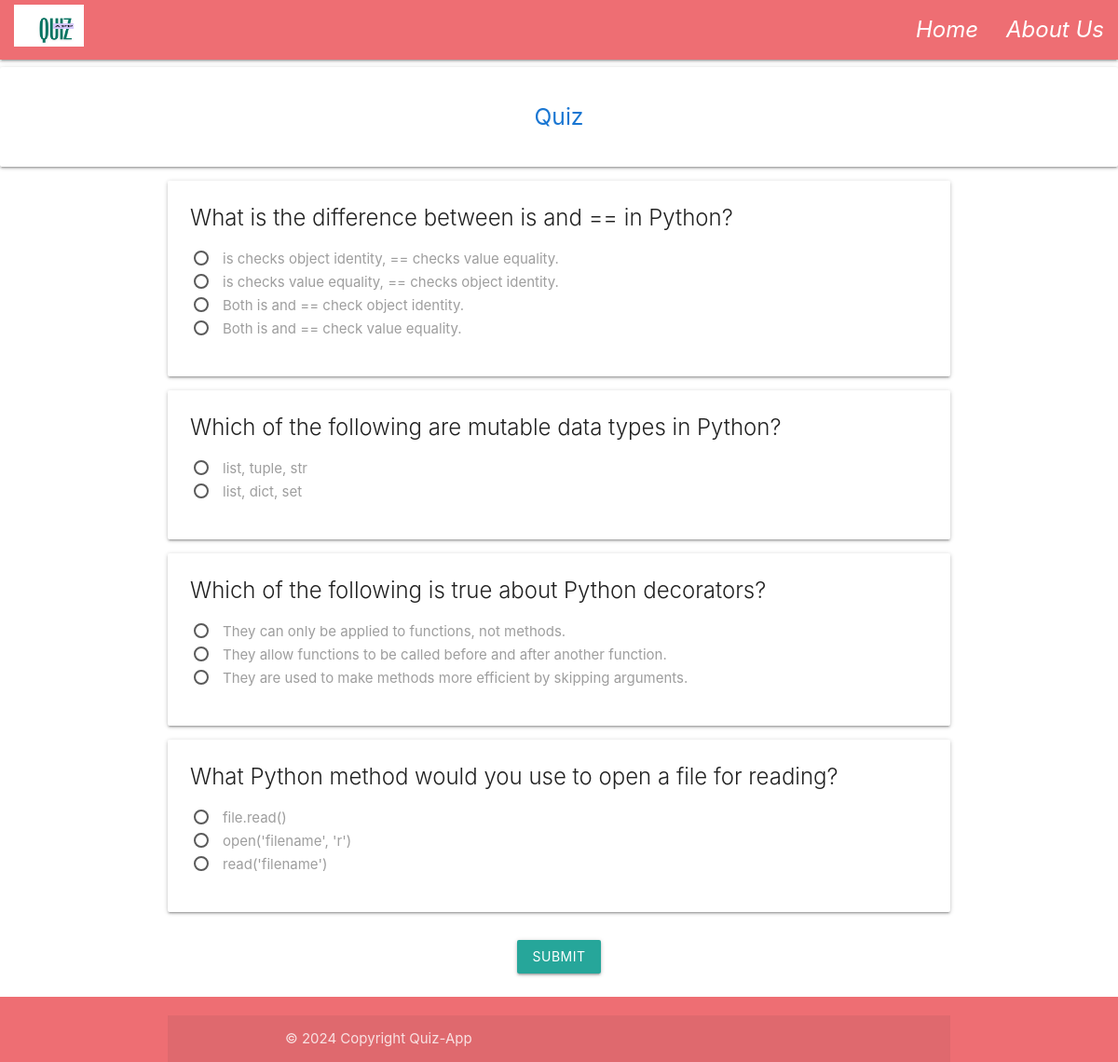
The page /feedback/1/ on the database its author committed.
### home/models.py (models this page shows, shortened)
class questions(models.Model):
    QUESTION_CHOICES=(("Text","Text"),("BigText","BigText"),("Radio","Radio"),("Checkbox","Checkbox"))
    question=models.CharField(max_length=100)
    question_type=models.CharField(choices=QUESTION_CHOICES,max_length=50,default="Text")

class Options(models.Model):
    question=models.ForeignKey(questions,related_name="options",on_delete=models.CASCADE)
    option_name=models.CharField(max_length=100)
    is_correct = models.BooleanField(default=False)

### home/views.py (the view, shortened to what this page needs)
# urls.py: path('feedback/<id>/',Customer_feedback,name="customer_feedback"),
def Customer_feedback(request,id):
    feedback=CustomerFeddback.objects.get(id=id)
    session_key = request.session.session_key
    user_responses = CustomerResponse.objects.filter(feedback=feedback, session_key=session_key)
    if user_responses.exists():
        return redirect('thank-you', id=feedback.id)
    if not session_key:
        request.session.create()  # Create a session if one does not exist
        session_key = request.session.session_key
    return render(request,'survey.html',{"questions":feedback.question.all()})

### home/templates/survey.html (shortened to what this page needs)
{% extends "base.html"%}
{% block start %}
<div class="card-panel center">
    <span class="blue-text text-darken-2"><h5>Quiz<h5></span>
  </div>
<div class="container">
<form method="post">
    {% for question in questions  %}
    <div class="card">
        <div class="card-content">
            <span class="card-title" >{{question.question}}</span>
            <div class="input-field">
                {% if question.question_type == "Text" %}
                <input required  type="text" name="response_{{question.id}}" class="validate" placeholder="Your Answer..">
                {% elif question.question_type == "BigText" %}
                <textarea required name="response_{{question.id}}"   class="materialize-textarea" placeholder="Your Detailed Answer.."></textarea>
                {% elif  question.question_type == "Radio" %}
                    {% for option  in question.options.all %}
                        <p>
                            <label>
                                <span>{{option.option_name}}</span>
                            </label>
                        </p>
                    {% endfor %}
                {% endif %}
            </div>
        </div>
    </div >
    {% endfor %}
    <div class="center-align">
        <button class="btn waves-effect waves-light" type="submit" name="submit">Submit
          </button>
        </div>
</div>
{% endblock %}

### home/templates/base.html (shortened to what this page needs)
{% load static %}
<!DOCTYPE html>
<html lang="en">
<head>
    <link rel="stylesheet" href="https://cdnjs.cloudflare.com/ajax/libs/materialize/1.0.0/css/materialize.min.css">
</head>
<body>
        <nav>
          <div class="nav-wrapper bg-color:red">
            <img src="{% static '\images\win.png' %}" class="brand-logo">
            <ul class="right hide-on-med-and-down">
              <li><a href="/"><i class="material-icons">Home</i></a></li>
              <li><a href="/about"><i class="material-icons">About Us</i></a></li>
          </ul>
          </div>
        </nav>
  {% block start %}
  {% endblock %}
  <footer class="page-footer">
    <div class="container">
    <div class="footer-copyright">
      <div class="container">
      © 2024 Copyright Quiz-App
      </div>
    </div>
  </footer>
</body>
</html>

### home/templates/base.html (style rules this page uses)
img { margin-left:15px; margin-top:5px; margin-bottom:10px; padding-bottom:40px; width:75px; height:45px; }
.page-footer { margin-top:25px; }

### home/templates/survey.html (style rules this page uses)
.center-align { margin-top:30px; }

### rows shown on the page
questions: question "What is the difference between is and == in Python?"
Options: option_name "is checks object identity, == checks value equality."
Options: option_name "is checks value equality, == checks object identity."
Options: option_name "Both is and == check object identity."
Options: option_name "Both is and == check value equality."
questions: question "Which of the following are mutable data types in Python?"
Options: option_name "list, tuple, str"
Options: option_name "list, dict, set"
questions: question "Which of the following is true about Python decorators?"
Options: option_name "They can only be applied to functions, not methods."
Options: option_name "They allow functions to be called before and after another function."
Options: option_name "They are used to make methods more efficient by skipping arguments."
questions: question "What Python method would you use to open a file for reading?"
Options: option_name "file.read()"
Options: option_name "open('filename', 'r')"
Options: option_name "read('filename')"
